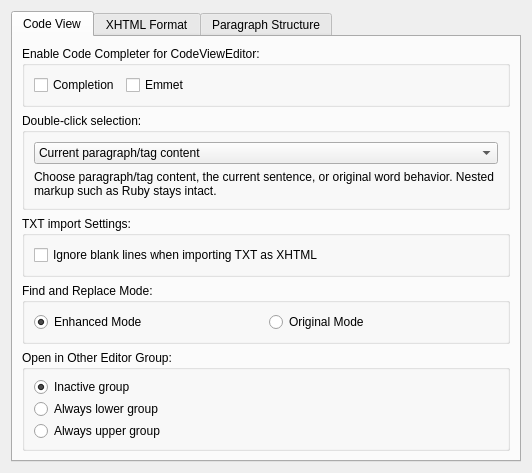
<?xml version="1.0" encoding="UTF-8"?>
<ui version="4.0">
 <class>PModifiedVerPrefsWidget</class>
 <widget class="QWidget" name="PModifiedVerPrefsWidget">
  <property name="geometry">
   <rect>
    <x>0</x>
    <y>0</y>
    <width>532</width>
    <height>402</height>
   </rect>
  </property>
  <property name="windowTitle">
   <string>Editor</string>
  </property>
  <layout class="QVBoxLayout" name="verticalLayout">
   <item>
    <widget class="QTabWidget" name="tabWidget">
     <property name="currentIndex">
      <number>0</number>
     </property>
     <widget class="QWidget" name="GeneralTab">
      <attribute name="title">
       <string>Code View</string>
      </attribute>
      <layout class="QVBoxLayout" name="verticalLayout_2">
       <item>
        <widget class="QGroupBox" name="Group_Completer">
         <property name="title">
          <string>Enable Code Completer for CodeViewEditor:</string>
         </property>
         <layout class="QHBoxLayout" name="horizontalLayout">
          <item>
           <widget class="QCheckBox" name="EnableCompleter">
            <property name="text">
             <string>Completion</string>
            </property>
           </widget>
          </item>
          <item>
           <widget class="QCheckBox" name="EnableEmmet">
            <property name="text">
             <string>Emmet</string>
            </property>
           </widget>
          </item>
          <item>
           <spacer name="horizontalSpacer">
            <property name="orientation">
             <enum>Qt::Horizontal</enum>
            </property>
            <property name="sizeHint" stdset="0">
             <size>
              <width>40</width>
              <height>20</height>
             </size>
            </property>
           </spacer>
          </item>
         </layout>
        </widget>
       </item>
       <item>
        <widget class="QGroupBox" name="Group_doubleClickSelection">
         <property name="title">
          <string>Double-click selection:</string>
         </property>
         <layout class="QVBoxLayout" name="verticalLayout_doubleClickSelection">
          <item>
           <widget class="QComboBox" name="cbDoubleClickSelection">
            <item>
             <property name="text">
              <string>Current paragraph/tag content</string>
             </property>
            </item>
            <item>
             <property name="text">
              <string>Character or word (original behavior)</string>
             </property>
            </item>
            <item>
             <property name="text">
              <string>Current sentence</string>
             </property>
            </item>
           </widget>
          </item>
          <item>
           <widget class="QLabel" name="labelDoubleClickSelectionHelp">
            <property name="text">
             <string>Choose paragraph/tag content, the current sentence, or original word behavior. Nested markup such as Ruby stays intact.</string>
            </property>
            <property name="wordWrap">
             <bool>true</bool>
            </property>
           </widget>
          </item>
         </layout>
        </widget>
       </item>
       <item>
        <widget class="QGroupBox" name="Group_txtimport">
         <property name="title">
          <string>TXT import Settings:</string>
         </property>
         <layout class="QVBoxLayout" name="verticalLayout_4">
          <item>
           <widget class="QCheckBox" name="IgnoreBlankLine">
            <property name="text">
             <string>Ignore blank lines when importing TXT as XHTML</string>
            </property>
           </widget>
          </item>
         </layout>
        </widget>
       </item>
       <item>
        <widget class="QGroupBox" name="Group_findreplace">
         <property name="title">
          <string>Find and Replace Mode:</string>
         </property>
         <layout class="QHBoxLayout" name="horizontalLayout_3">
          <item>
           <widget class="QRadioButton" name="rbEnhancedMode">
            <property name="text">
             <string>Enhanced Mode</string>
            </property>
            <property name="checked">
             <bool>true</bool>
            </property>
            <attribute name="buttonGroup">
             <string notr="true">FindReplaceRbtnGroup</string>
            </attribute>
           </widget>
          </item>
          <item>
           <widget class="QRadioButton" name="rbOriginalMode">
            <property name="text">
             <string>Original Mode</string>
            </property>
            <property name="checked">
             <bool>false</bool>
            </property>
            <attribute name="buttonGroup">
             <string notr="true">FindReplaceRbtnGroup</string>
            </attribute>
           </widget>
          </item>
         </layout>
        </widget>
       </item>
       <item>
        <widget class="QGroupBox" name="Group_otherGroup">
         <property name="title">
          <string>Open in Other Editor Group:</string>
         </property>
         <layout class="QVBoxLayout" name="verticalLayout_otherGroup">
          <item>
           <widget class="QRadioButton" name="rbOtherGroupInactive">
            <property name="text">
             <string>Inactive group</string>
            </property>
            <property name="checked">
             <bool>true</bool>
            </property>
           </widget>
          </item>
          <item>
           <widget class="QRadioButton" name="rbOtherGroupLower">
            <property name="text">
             <string>Always lower group</string>
            </property>
           </widget>
          </item>
          <item>
           <widget class="QRadioButton" name="rbOtherGroupUpper">
            <property name="text">
             <string>Always upper group</string>
            </property>
           </widget>
          </item>
         </layout>
        </widget>
       </item>
       <item>
        <spacer name="verticalSpacer">
         <property name="orientation">
          <enum>Qt::Vertical</enum>
         </property>
         <property name="sizeHint" stdset="0">
          <size>
           <width>20</width>
           <height>40</height>
          </size>
         </property>
        </spacer>
       </item>
      </layout>
     </widget>
     <widget class="QWidget" name="HtmlFormatTab">
      <attribute name="title">
       <string>XHTML Format</string>
      </attribute>
      <layout class="QVBoxLayout" name="verticalLayout_3">
       <property name="leftMargin">
        <number>5</number>
       </property>
       <property name="topMargin">
        <number>5</number>
       </property>
       <property name="rightMargin">
        <number>5</number>
       </property>
       <property name="bottomMargin">
        <number>5</number>
       </property>
       <item>
        <widget class="XhtmlFormatEditor" name="editXHTMLFormat"/>
       </item>
       <item>
        <layout class="QHBoxLayout" name="horizontalLayout_2">
         <item>
          <widget class="QPushButton" name="htmlFormatResetButton">
           <property name="text">
            <string>Reset</string>
           </property>
          </widget>
         </item>
         <item>
          <spacer name="horizontalSpacer_2">
           <property name="orientation">
            <enum>Qt::Horizontal</enum>
           </property>
           <property name="sizeHint" stdset="0">
            <size>
             <width>40</width>
             <height>20</height>
            </size>
           </property>
          </spacer>
         </item>
        </layout>
       </item>
      </layout>
     </widget>
     <widget class="QWidget" name="ParagraphStructureTab">
      <attribute name="title">
       <string>Paragraph Structure</string>
      </attribute>
      <layout class="QVBoxLayout" name="verticalLayoutParagraphStructure">
       <item>
        <widget class="QLabel" name="labelDivParagraphDefaults">
         <property name="text">
          <string>DIV paragraph normalization always converts proven body-text leaves. Optional structural categories remain unchanged unless enabled below.</string>
         </property>
         <property name="wordWrap">
          <bool>true</bool>
         </property>
        </widget>
       </item>
       <item>
        <widget class="QCheckBox" name="cbDivParagraphBlankLines">
         <property name="text">
          <string>Convert blank-line DIVs containing only BR</string>
         </property>
        </widget>
       </item>
       <item>
        <widget class="QCheckBox" name="cbDivParagraphSceneBreaks">
         <property name="text">
          <string>Convert scene-separator DIVs</string>
         </property>
        </widget>
       </item>
       <item>
        <widget class="QCheckBox" name="cbDivParagraphImageWrappers">
         <property name="text">
          <string>Convert image-only DIV wrappers</string>
         </property>
        </widget>
       </item>
       <item>
        <widget class="QCheckBox" name="cbDivParagraphSingleBlockWrappers">
         <property name="text">
          <string>Convert single nested visual blocks (legacy compatibility)</string>
         </property>
         <property name="toolTip">
          <string>This category requires the legacy BookLive compatibility transform and can rewrite surrounding source formatting.</string>
         </property>
        </widget>
       </item>
       <item>
        <widget class="QCheckBox" name="cbDivParagraphFormatSource">
         <property name="text">
          <string>Format XHTML source after structural conversion</string>
         </property>
         <property name="toolTip">
          <string>Off by default because formatting can change whitespace outside the selected tags.</string>
         </property>
        </widget>
       </item>
       <item>
        <spacer name="verticalSpacerParagraphStructure">
         <property name="orientation">
          <enum>Qt::Vertical</enum>
         </property>
         <property name="sizeHint" stdset="0">
          <size>
           <width>20</width>
           <height>40</height>
          </size>
         </property>
        </spacer>
       </item>
      </layout>
     </widget>
    </widget>
   </item>
  </layout>
 </widget>
 <customwidgets>
  <customwidget>
   <class>XhtmlFormatEditor</class>
   <extends>QPlainTextEdit</extends>
   <header>ViewEditors/XhtmlFormatEditor.h</header>
  </customwidget>
 </customwidgets>
 <resources/>
 <connections/>
 <buttongroups>
  <buttongroup name="FindReplaceRbtnGroup"/>
 </buttongroups>
</ui>
